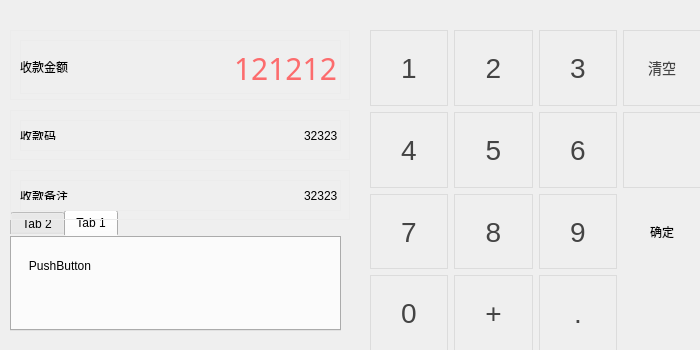
<?xml version="1.0" encoding="UTF-8"?>
<ui version="4.0">
 <class>MainWindow</class>
 <widget class="QMainWindow" name="MainWindow">
  <property name="geometry">
   <rect>
    <x>0</x>
    <y>0</y>
    <width>700</width>
    <height>350</height>
   </rect>
  </property>
  <property name="windowTitle">
   <string>MainWindow</string>
  </property>
  <property name="autoFillBackground">
   <bool>false</bool>
  </property>
  <property name="styleSheet">
   <string notr="true">background:rgbrgb(255, 255, 255);border:none</string>
  </property>
  <widget class="QWidget" name="centralWidget">
   <widget class="QWidget" name="gridLayoutWidget">
    <property name="geometry">
     <rect>
      <x>370</x>
      <y>30</y>
      <width>331</width>
      <height>321</height>
     </rect>
    </property>
    <layout class="QGridLayout" name="gridLayout">
     <property name="sizeConstraint">
      <enum>QLayout::SetDefaultConstraint</enum>
     </property>
     <property name="leftMargin">
      <number>0</number>
     </property>
     <property name="topMargin">
      <number>0</number>
     </property>
     <property name="rightMargin">
      <number>0</number>
     </property>
     <property name="bottomMargin">
      <number>0</number>
     </property>
     <property name="spacing">
      <number>6</number>
     </property>
     <item row="0" column="0">
      <widget class="QPushButton" name="pushButton">
       <property name="sizePolicy">
        <sizepolicy hsizetype="Ignored" vsizetype="Expanding">
         <horstretch>0</horstretch>
         <verstretch>0</verstretch>
        </sizepolicy>
       </property>
       <property name="contextMenuPolicy">
        <enum>Qt::NoContextMenu</enum>
       </property>
       <property name="layoutDirection">
        <enum>Qt::LeftToRight</enum>
       </property>
       <property name="autoFillBackground">
        <bool>false</bool>
       </property>
       <property name="styleSheet">
        <string notr="true">color:rgb(68, 68, 68);border:1px solid rgb(220, 220, 220);border-radius:0;font-size:28px;</string>
       </property>
       <property name="text">
        <string>1</string>
       </property>
       <property name="autoDefault">
        <bool>false</bool>
       </property>
      </widget>
     </item>
     <item row="0" column="2">
      <widget class="QPushButton" name="pushButton_3">
       <property name="sizePolicy">
        <sizepolicy hsizetype="Ignored" vsizetype="Expanding">
         <horstretch>0</horstretch>
         <verstretch>0</verstretch>
        </sizepolicy>
       </property>
       <property name="contextMenuPolicy">
        <enum>Qt::NoContextMenu</enum>
       </property>
       <property name="layoutDirection">
        <enum>Qt::LeftToRight</enum>
       </property>
       <property name="autoFillBackground">
        <bool>false</bool>
       </property>
       <property name="styleSheet">
        <string notr="true">color:rgb(68, 68, 68);border:1px solid rgb(220, 220, 220);border-radius:0;font-size:28px;</string>
       </property>
       <property name="text">
        <string>3</string>
       </property>
       <property name="autoDefault">
        <bool>false</bool>
       </property>
      </widget>
     </item>
     <item row="0" column="1">
      <widget class="QPushButton" name="pushButton_4">
       <property name="sizePolicy">
        <sizepolicy hsizetype="Ignored" vsizetype="Expanding">
         <horstretch>0</horstretch>
         <verstretch>0</verstretch>
        </sizepolicy>
       </property>
       <property name="contextMenuPolicy">
        <enum>Qt::NoContextMenu</enum>
       </property>
       <property name="layoutDirection">
        <enum>Qt::LeftToRight</enum>
       </property>
       <property name="autoFillBackground">
        <bool>false</bool>
       </property>
       <property name="styleSheet">
        <string notr="true">color:rgb(68, 68, 68);border:1px solid rgb(220, 220, 220);border-radius:0;font-size:28px;</string>
       </property>
       <property name="text">
        <string>2</string>
       </property>
       <property name="autoDefault">
        <bool>false</bool>
       </property>
      </widget>
     </item>
     <item row="0" column="3">
      <widget class="QPushButton" name="pushButton_10">
       <property name="sizePolicy">
        <sizepolicy hsizetype="Ignored" vsizetype="Expanding">
         <horstretch>0</horstretch>
         <verstretch>0</verstretch>
        </sizepolicy>
       </property>
       <property name="contextMenuPolicy">
        <enum>Qt::NoContextMenu</enum>
       </property>
       <property name="layoutDirection">
        <enum>Qt::LeftToRight</enum>
       </property>
       <property name="autoFillBackground">
        <bool>false</bool>
       </property>
       <property name="styleSheet">
        <string notr="true">color:rgb(68, 68, 68);border:1px solid rgb(220, 220, 220);border-radius:0;font-size:14px;</string>
       </property>
       <property name="text">
        <string>清空</string>
       </property>
       <property name="autoDefault">
        <bool>false</bool>
       </property>
      </widget>
     </item>
     <item row="1" column="3">
      <widget class="QPushButton" name="pushButton_14">
       <property name="sizePolicy">
        <sizepolicy hsizetype="Ignored" vsizetype="Expanding">
         <horstretch>0</horstretch>
         <verstretch>0</verstretch>
        </sizepolicy>
       </property>
       <property name="contextMenuPolicy">
        <enum>Qt::NoContextMenu</enum>
       </property>
       <property name="layoutDirection">
        <enum>Qt::LeftToRight</enum>
       </property>
       <property name="autoFillBackground">
        <bool>false</bool>
       </property>
       <property name="styleSheet">
        <string notr="true">color:rgb(68, 68, 68);border:1px solid rgb(220, 220, 220);border-radius:0;font-size:28px;</string>
       </property>
       <property name="text">
        <string/>
       </property>
       <property name="icon">
        <iconset resource="images.qrc">
         <normaloff>:/images/ico/del.png</normaloff>:/images/ico/del.png</iconset>
       </property>
       <property name="autoDefault">
        <bool>false</bool>
       </property>
       <property name="flat">
        <bool>true</bool>
       </property>
      </widget>
     </item>
     <item row="2" column="0">
      <widget class="QPushButton" name="pushButton_7">
       <property name="sizePolicy">
        <sizepolicy hsizetype="Ignored" vsizetype="Expanding">
         <horstretch>0</horstretch>
         <verstretch>0</verstretch>
        </sizepolicy>
       </property>
       <property name="contextMenuPolicy">
        <enum>Qt::NoContextMenu</enum>
       </property>
       <property name="layoutDirection">
        <enum>Qt::LeftToRight</enum>
       </property>
       <property name="autoFillBackground">
        <bool>false</bool>
       </property>
       <property name="styleSheet">
        <string notr="true">color:rgb(68, 68, 68);border:1px solid rgb(220, 220, 220);border-radius:0;font-size:28px;</string>
       </property>
       <property name="text">
        <string>7</string>
       </property>
       <property name="autoDefault">
        <bool>false</bool>
       </property>
      </widget>
     </item>
     <item row="1" column="0">
      <widget class="QPushButton" name="pushButton_2">
       <property name="sizePolicy">
        <sizepolicy hsizetype="Ignored" vsizetype="Expanding">
         <horstretch>0</horstretch>
         <verstretch>0</verstretch>
        </sizepolicy>
       </property>
       <property name="contextMenuPolicy">
        <enum>Qt::NoContextMenu</enum>
       </property>
       <property name="layoutDirection">
        <enum>Qt::LeftToRight</enum>
       </property>
       <property name="autoFillBackground">
        <bool>false</bool>
       </property>
       <property name="styleSheet">
        <string notr="true">color:rgb(68, 68, 68);border:1px solid rgb(220, 220, 220);border-radius:0;font-size:28px;</string>
       </property>
       <property name="text">
        <string>4</string>
       </property>
       <property name="autoDefault">
        <bool>false</bool>
       </property>
      </widget>
     </item>
     <item row="1" column="1">
      <widget class="QPushButton" name="pushButton_5">
       <property name="sizePolicy">
        <sizepolicy hsizetype="Ignored" vsizetype="Expanding">
         <horstretch>0</horstretch>
         <verstretch>0</verstretch>
        </sizepolicy>
       </property>
       <property name="contextMenuPolicy">
        <enum>Qt::NoContextMenu</enum>
       </property>
       <property name="layoutDirection">
        <enum>Qt::LeftToRight</enum>
       </property>
       <property name="autoFillBackground">
        <bool>false</bool>
       </property>
       <property name="styleSheet">
        <string notr="true">color:rgb(68, 68, 68);border:1px solid rgb(220, 220, 220);border-radius:0;font-size:28px;</string>
       </property>
       <property name="text">
        <string>5</string>
       </property>
       <property name="autoDefault">
        <bool>false</bool>
       </property>
      </widget>
     </item>
     <item row="1" column="2">
      <widget class="QPushButton" name="pushButton_6">
       <property name="sizePolicy">
        <sizepolicy hsizetype="Ignored" vsizetype="Expanding">
         <horstretch>0</horstretch>
         <verstretch>0</verstretch>
        </sizepolicy>
       </property>
       <property name="contextMenuPolicy">
        <enum>Qt::NoContextMenu</enum>
       </property>
       <property name="layoutDirection">
        <enum>Qt::LeftToRight</enum>
       </property>
       <property name="autoFillBackground">
        <bool>false</bool>
       </property>
       <property name="styleSheet">
        <string notr="true">color:rgb(68, 68, 68);border:1px solid rgb(220, 220, 220);border-radius:0;font-size:28px;</string>
       </property>
       <property name="text">
        <string>6</string>
       </property>
       <property name="autoDefault">
        <bool>false</bool>
       </property>
      </widget>
     </item>
     <item row="2" column="2">
      <widget class="QPushButton" name="pushButton_9">
       <property name="sizePolicy">
        <sizepolicy hsizetype="Ignored" vsizetype="Expanding">
         <horstretch>0</horstretch>
         <verstretch>0</verstretch>
        </sizepolicy>
       </property>
       <property name="contextMenuPolicy">
        <enum>Qt::NoContextMenu</enum>
       </property>
       <property name="layoutDirection">
        <enum>Qt::LeftToRight</enum>
       </property>
       <property name="autoFillBackground">
        <bool>false</bool>
       </property>
       <property name="styleSheet">
        <string notr="true">color:rgb(68, 68, 68);border:1px solid rgb(220, 220, 220);border-radius:0;font-size:28px;</string>
       </property>
       <property name="text">
        <string>9</string>
       </property>
       <property name="autoDefault">
        <bool>false</bool>
       </property>
      </widget>
     </item>
     <item row="2" column="1">
      <widget class="QPushButton" name="pushButton_8">
       <property name="sizePolicy">
        <sizepolicy hsizetype="Ignored" vsizetype="Expanding">
         <horstretch>0</horstretch>
         <verstretch>0</verstretch>
        </sizepolicy>
       </property>
       <property name="contextMenuPolicy">
        <enum>Qt::NoContextMenu</enum>
       </property>
       <property name="layoutDirection">
        <enum>Qt::LeftToRight</enum>
       </property>
       <property name="autoFillBackground">
        <bool>false</bool>
       </property>
       <property name="styleSheet">
        <string notr="true">color:rgb(68, 68, 68);border:1px solid rgb(220, 220, 220);border-radius:0;font-size:28px;</string>
       </property>
       <property name="text">
        <string>8</string>
       </property>
       <property name="autoDefault">
        <bool>false</bool>
       </property>
      </widget>
     </item>
     <item row="3" column="1">
      <widget class="QPushButton" name="pushButton_12">
       <property name="sizePolicy">
        <sizepolicy hsizetype="Ignored" vsizetype="Expanding">
         <horstretch>0</horstretch>
         <verstretch>0</verstretch>
        </sizepolicy>
       </property>
       <property name="contextMenuPolicy">
        <enum>Qt::NoContextMenu</enum>
       </property>
       <property name="layoutDirection">
        <enum>Qt::LeftToRight</enum>
       </property>
       <property name="autoFillBackground">
        <bool>false</bool>
       </property>
       <property name="styleSheet">
        <string notr="true">color:rgb(68, 68, 68);border:1px solid rgb(220, 220, 220);border-radius:0;font-size:28px;</string>
       </property>
       <property name="text">
        <string>+</string>
       </property>
       <property name="autoDefault">
        <bool>false</bool>
       </property>
      </widget>
     </item>
     <item row="3" column="0">
      <widget class="QPushButton" name="pushButton_11">
       <property name="sizePolicy">
        <sizepolicy hsizetype="Ignored" vsizetype="Expanding">
         <horstretch>0</horstretch>
         <verstretch>0</verstretch>
        </sizepolicy>
       </property>
       <property name="contextMenuPolicy">
        <enum>Qt::NoContextMenu</enum>
       </property>
       <property name="layoutDirection">
        <enum>Qt::LeftToRight</enum>
       </property>
       <property name="autoFillBackground">
        <bool>false</bool>
       </property>
       <property name="styleSheet">
        <string notr="true">color:rgb(68, 68, 68);border:1px solid rgb(220, 220, 220);border-radius:0;font-size:28px;</string>
       </property>
       <property name="text">
        <string>0</string>
       </property>
       <property name="autoDefault">
        <bool>false</bool>
       </property>
      </widget>
     </item>
     <item row="3" column="2">
      <widget class="QPushButton" name="pushButton_15">
       <property name="sizePolicy">
        <sizepolicy hsizetype="Ignored" vsizetype="Expanding">
         <horstretch>0</horstretch>
         <verstretch>0</verstretch>
        </sizepolicy>
       </property>
       <property name="contextMenuPolicy">
        <enum>Qt::NoContextMenu</enum>
       </property>
       <property name="layoutDirection">
        <enum>Qt::LeftToRight</enum>
       </property>
       <property name="autoFillBackground">
        <bool>false</bool>
       </property>
       <property name="styleSheet">
        <string notr="true">color:rgb(68, 68, 68);border:1px solid rgb(220, 220, 220);border-radius:0;font-size:28px;</string>
       </property>
       <property name="text">
        <string>.</string>
       </property>
       <property name="autoDefault">
        <bool>false</bool>
       </property>
      </widget>
     </item>
     <item row="2" column="3">
      <widget class="QPushButton" name="blueButton">
       <property name="sizePolicy">
        <sizepolicy hsizetype="Minimum" vsizetype="Ignored">
         <horstretch>0</horstretch>
         <verstretch>0</verstretch>
        </sizepolicy>
       </property>
       <property name="text">
        <string>确定</string>
       </property>
      </widget>
     </item>
    </layout>
   </widget>
   <widget class="QTabWidget" name="tabWidget">
    <property name="geometry">
     <rect>
      <x>10</x>
      <y>210</y>
      <width>331</width>
      <height>121</height>
     </rect>
    </property>
    <property name="currentIndex">
     <number>1</number>
    </property>
    <widget class="QWidget" name="tab_2">
     <attribute name="title">
      <string>Tab 2</string>
     </attribute>
     <widget class="QGroupBox" name="groupBox">
      <property name="geometry">
       <rect>
        <x>70</x>
        <y>10</y>
        <width>120</width>
        <height>80</height>
       </rect>
      </property>
      <property name="title">
       <string>GroupBox</string>
      </property>
     </widget>
    </widget>
    <widget class="QWidget" name="tab">
     <attribute name="title">
      <string>Tab 1</string>
     </attribute>
     <widget class="QPushButton" name="pushButton_13">
      <property name="geometry">
       <rect>
        <x>10</x>
        <y>20</y>
        <width>80</width>
        <height>20</height>
       </rect>
      </property>
      <property name="text">
       <string>PushButton</string>
      </property>
      <property name="default">
       <bool>true</bool>
      </property>
      <property name="flat">
       <bool>true</bool>
      </property>
     </widget>
    </widget>
   </widget>
   <widget class="QWidget" name="widget" native="true">
    <property name="geometry">
     <rect>
      <x>10</x>
      <y>30</y>
      <width>340</width>
      <height>70</height>
     </rect>
    </property>
    <property name="layoutDirection">
     <enum>Qt::LeftToRight</enum>
    </property>
    <property name="autoFillBackground">
     <bool>true</bool>
    </property>
    <property name="styleSheet">
     <string notr="true">border:1px solid rgb(236, 236, 236)</string>
    </property>
    <widget class="QWidget" name="formLayoutWidget">
     <property name="geometry">
      <rect>
       <x>10</x>
       <y>10</y>
       <width>321</width>
       <height>54</height>
      </rect>
     </property>
     <layout class="QFormLayout">
      <property name="sizeConstraint">
       <enum>QLayout::SetDefaultConstraint</enum>
      </property>
      <property name="fieldGrowthPolicy">
       <enum>QFormLayout::AllNonFixedFieldsGrow</enum>
      </property>
      <property name="rowWrapPolicy">
       <enum>QFormLayout::DontWrapRows</enum>
      </property>
      <property name="labelAlignment">
       <set>Qt::AlignLeading|Qt::AlignLeft|Qt::AlignVCenter</set>
      </property>
      <property name="formAlignment">
       <set>Qt::AlignLeading|Qt::AlignLeft|Qt::AlignVCenter</set>
      </property>
      <property name="horizontalSpacing">
       <number>6</number>
      </property>
      <property name="leftMargin">
       <number>0</number>
      </property>
      <property name="rightMargin">
       <number>0</number>
      </property>
      <item row="0" column="0">
       <widget class="QLabel" name="Label">
        <property name="styleSheet">
         <string notr="true">border:none;background: transparent</string>
        </property>
        <property name="text">
         <string>收款金额</string>
        </property>
       </widget>
      </item>
      <item row="0" column="1">
       <widget class="QLineEdit" name="LineEdit">
        <property name="styleSheet">
         <string notr="true">border:none;background: transparent;
font-family: Microsoft YaHei;
font-size: 30px;
color: rgb(252, 108, 109);</string>
        </property>
        <property name="text">
         <string>121212</string>
        </property>
        <property name="alignment">
         <set>Qt::AlignRight|Qt::AlignTrailing|Qt::AlignVCenter</set>
        </property>
       </widget>
      </item>
     </layout>
    </widget>
   </widget>
   <widget class="QWidget" name="widget_2" native="true">
    <property name="geometry">
     <rect>
      <x>10</x>
      <y>110</y>
      <width>340</width>
      <height>50</height>
     </rect>
    </property>
    <property name="sizePolicy">
     <sizepolicy hsizetype="Ignored" vsizetype="Preferred">
      <horstretch>0</horstretch>
      <verstretch>0</verstretch>
     </sizepolicy>
    </property>
    <property name="layoutDirection">
     <enum>Qt::LeftToRight</enum>
    </property>
    <property name="styleSheet">
     <string notr="true">border:1px solid rgb(236, 236, 236)</string>
    </property>
    <widget class="QWidget" name="formLayoutWidget_2">
     <property name="geometry">
      <rect>
       <x>10</x>
       <y>10</y>
       <width>321</width>
       <height>31</height>
      </rect>
     </property>
     <layout class="QFormLayout" name="formLayout_2">
      <property name="formAlignment">
       <set>Qt::AlignLeading|Qt::AlignLeft|Qt::AlignVCenter</set>
      </property>
      <property name="leftMargin">
       <number>0</number>
      </property>
      <property name="rightMargin">
       <number>0</number>
      </property>
      <item row="0" column="0">
       <widget class="QLabel" name="Label_2">
        <property name="styleSheet">
         <string notr="true">border:none;background: transparent</string>
        </property>
        <property name="text">
         <string>收款码</string>
        </property>
       </widget>
      </item>
      <item row="0" column="1">
       <widget class="QLineEdit" name="LineEdit_2">
        <property name="styleSheet">
         <string notr="true">border:none;background: transparent</string>
        </property>
        <property name="text">
         <string>32323</string>
        </property>
        <property name="alignment">
         <set>Qt::AlignRight|Qt::AlignTrailing|Qt::AlignVCenter</set>
        </property>
       </widget>
      </item>
     </layout>
    </widget>
   </widget>
   <widget class="QWidget" name="widget_3" native="true">
    <property name="geometry">
     <rect>
      <x>10</x>
      <y>170</y>
      <width>340</width>
      <height>50</height>
     </rect>
    </property>
    <property name="sizePolicy">
     <sizepolicy hsizetype="Ignored" vsizetype="Preferred">
      <horstretch>0</horstretch>
      <verstretch>0</verstretch>
     </sizepolicy>
    </property>
    <property name="layoutDirection">
     <enum>Qt::LeftToRight</enum>
    </property>
    <property name="styleSheet">
     <string notr="true">border:1px solid rgb(236, 236, 236)</string>
    </property>
    <widget class="QWidget" name="formLayoutWidget_3">
     <property name="geometry">
      <rect>
       <x>10</x>
       <y>10</y>
       <width>321</width>
       <height>31</height>
      </rect>
     </property>
     <layout class="QFormLayout" name="formLayout_3">
      <property name="formAlignment">
       <set>Qt::AlignLeading|Qt::AlignLeft|Qt::AlignVCenter</set>
      </property>
      <property name="leftMargin">
       <number>0</number>
      </property>
      <property name="rightMargin">
       <number>0</number>
      </property>
      <item row="0" column="0">
       <widget class="QLabel" name="Label_3">
        <property name="styleSheet">
         <string notr="true">border:none;background: transparent</string>
        </property>
        <property name="text">
         <string>收款备注</string>
        </property>
       </widget>
      </item>
      <item row="0" column="1">
       <widget class="QLineEdit" name="LineEdit_3">
        <property name="styleSheet">
         <string notr="true">border:none;background: transparent</string>
        </property>
        <property name="text">
         <string>32323</string>
        </property>
        <property name="alignment">
         <set>Qt::AlignRight|Qt::AlignTrailing|Qt::AlignVCenter</set>
        </property>
       </widget>
      </item>
     </layout>
    </widget>
   </widget>
  </widget>
 </widget>
 <layoutdefault spacing="6" margin="11"/>
 <resources>
  <include location="images.qrc"/>
 </resources>
 <connections/>
</ui>
